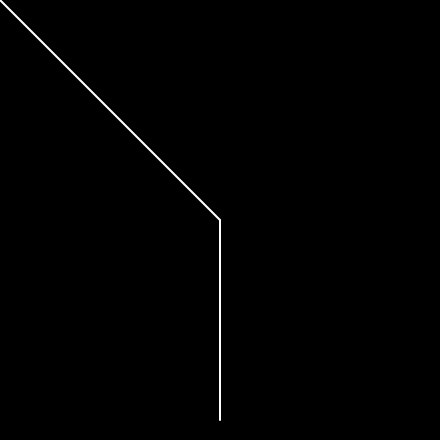
Frame 1 (no input)
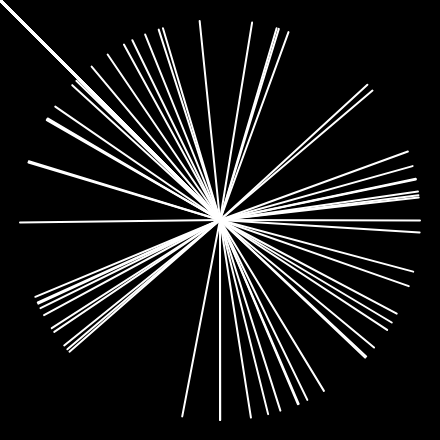
Frame 60 (no input)
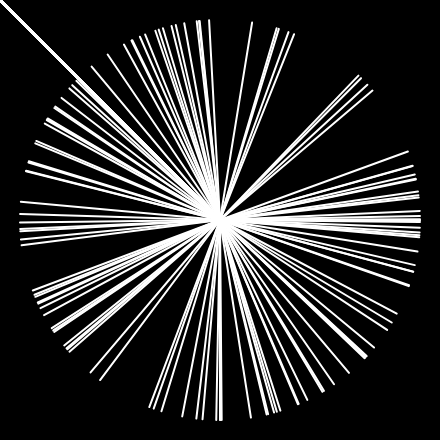
Frame 120 (the mouse pressed at the canvas centre since frame 60)

The p5.js sketch that drew these frames (run headless with seeded random() and noise() and a simulated clock; from frame 60 on, the mouse is pressed at the canvas centre):

// p5.js sketch
// ── sketch.js
/* Basic Vector 

  What do you think this sketch will do?
  Discss and run it. 
  
  What does the createVector() function do? What does it take in?
  How is the line being drawn?
  
  How might we change how the line is drawn? 
  
  Try changing the code to try to generate things without the mouse

  Modify this:
  - Make many stars at random locations
  - add more randomness with Perlin noise
  - Connect to sound (mic input)

*/
let v1
let angle = 0
r = 200

function setup() {
  createCanvas(440, 440);
   background(0);
  v1 = createVector(width / 2, height / 2)
  var r = 100;

}

function draw() {
 
  strokeWeight(2)
  stroke("#fff")
  line(v1.x,v1.y, mouseX, mouseY)
  
  //un-comment these lines instead, and see what happens!
  var endX = r * sin(angle)+width/2 ;
  var endY = r * cos(angle)+height/2;
  line(v1.x,v1.y, endX, endY)
  
  angle = angle - random(10,1) ;
}
